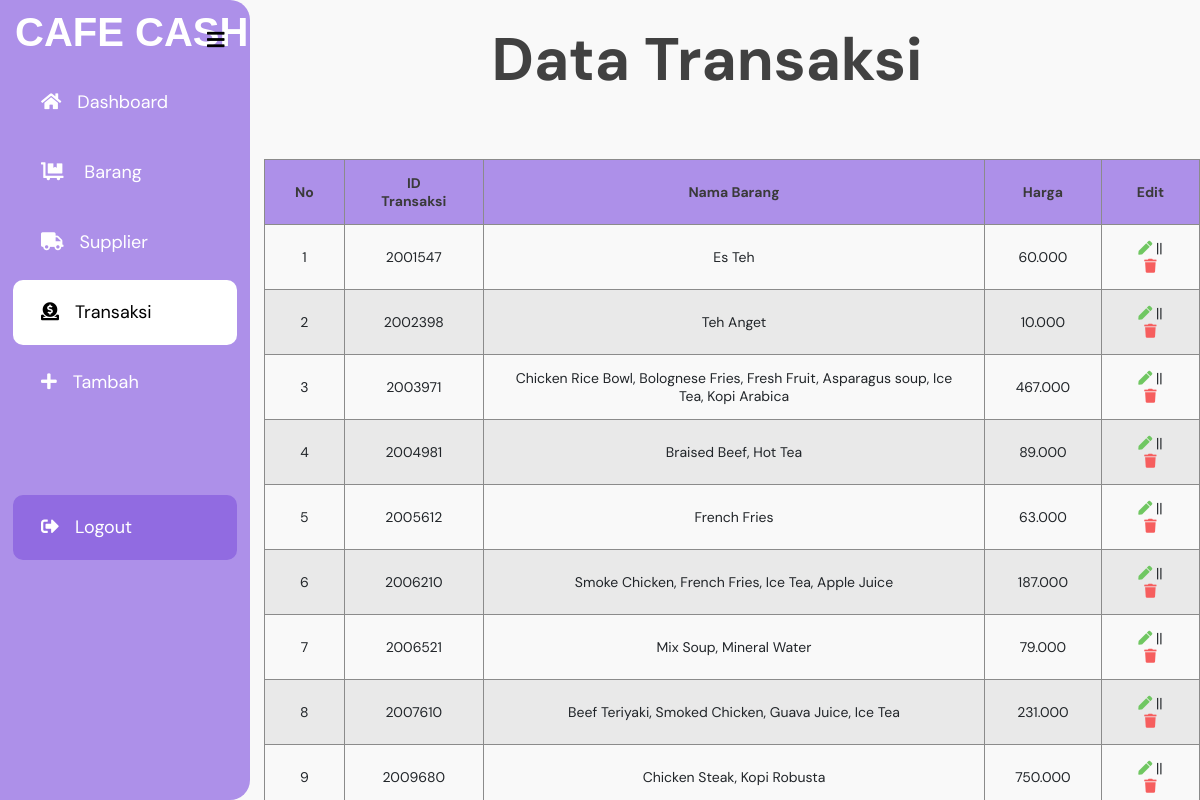
Page /transaksi.php on the committed database.
### tables this page shows
CREATE TABLE `transaksi` (
  `ID_Transaksi` int(50) NOT NULL,
  `Nama_Barang` varchar(100) NOT NULL,
  `Harga` int(50) NOT NULL
);

### transaksi.php (the view, shortened to what this page needs)
<!DOCTYPE html>
<html lang="en">
<head>
  <link rel="stylesheet" href="https://cdnjs.cloudflare.com/ajax/libs/font-awesome/5.14.0/css/all.min.css" />
  <link rel="stylesheet" href="css/menuadmin.css" />
</head>
<body>
  <?php
  $conn = mysqli_connect("localhost", "root", "", "login");
  $result = mysqli_query($conn, "SELECT * FROM transaksi");
  ?>
  <main>
    <label for="check">
      <i class="fas fa-bars" id="btn"></i>
    </label>
    <div class="sidebar">
      <div class="top">CAFE CASH</div>
      <ul>
        <li>
          <a href="homeadmin.php"><i class="fa fa-home"></i><span class="text nav-text">Dashboard</span></a>
        </li>
        <li>
          <a href="barang.php"><i class="fas fa-dolly-flatbed icon"></i>
            <span class="text nav-text">Barang</span></a>
        </li>
        <li>
          <a href="supplier.php"><i class="fas fa-truck icon"></i><span class="text nav-text">Supplier</span></a>
        </li>
        <li>
          <a style="background: #ffffff; color: rgb(0, 0, 0)" href="transaksi.php"><i class="fas fa-donate icon"></i><span class="text nav-text">Transaksi</span></a>
        </li>
        <li>
          <a href="tambah.php"><i class="fas fa-plus icon"></i><span class="text nav-text">Tambah</span></a>
        </li>
        <li class="bot">
          <a style="background-color: #916be1" href="admin.php"><i class="fas fa-sign-out-alt icon"></i><span class="text nav-text">Logout</span></a>
        </li>
      </ul>
    </div>
    <section>
      <h1>Data Transaksi</h1>
      <div>
        <table style="width:80%; text-align:center">
          <tr>
            <th>No</th>
            <th>ID Transaksi</th>
            <th>Nama Barang</th>
            <th>Harga</th>
            <th>Edit</th>
          </tr>
          <?php $i = 1; ?>
          <?php while ($row = mysqli_fetch_assoc($result)) : ?>
            <tr class="q">
              <td><?php echo $i; ?></td>
              <td><?php echo $row['ID_Transaksi'] ?></td>
              <td><?php echo $row['Nama_Barang'] ?></td>
              <td><?php echo number_format((string)$row['Harga'], 0, ",", ".") ?></td>
              <td>
                <a href="edit_transaksi.php?ID_Transaksi=<?php echo $row['ID_Transaksi'] ?>"><i style="color: #70C762;" class="fas fa-pen" id="open"></i></a> ||
                <a href="hapus_transaksi.php?ID_Transaksi=<?php echo $row['ID_Transaksi'] ?>"><i style="color: #F65E5E;" class="fas fa-trash" id="open"></i></a>
              </td>
            </tr>
            <?php $i++; ?>
          <?php endwhile; ?>
        </table>
      </div>
    </section>
  </main>
</body>
</html>

### css/menuadmin.css (style rules this page uses)
* { margin: 0; padding: 0; list-style: none; text-decoration: none; }
body { font-family: "DM Sans", sans-serif; font-size: 1rem; color: #212529; -webkit-text-size-adjust: 100%; -webkit-tap-highlight-color: transparent; background-color: #f9f9f9; }
main { display: flex; flex-wrap: nowrap; height: -webkit-fill-availeble; max-height: 100vh; overflow-x: auto; overflow-y: hidden; }
.sidebar { position: fixed; left: 0px; width: 250px; height: 100%; background: #ad90e9; border-radius: 0px 20px 20px 0px; transition: all 0.1s cubic-bezier(0, 0, 0, 0.81); overflow: hidden; }
.sidebar .top { font-family: "ubuntu", sans-serif; font-size: 40px; font-weight: 900; color: #fff; margin-top: 10px; margin-left: 15px; transition: all 0.1s cubic-bezier(0, 0, 0, 0.81); }
ul { margin-top: 15px; }
ul li { margin-top: 5px; padding: 0px 13px; transition: all 0.1s cubic-bezier(0, 0, 0, 0.81); }
.sidebar li .text { visibility: visible; opacity: 1; transition: all 0.1s cubic-bezier(0, 0, 0, 0.81); }
ul li.bot { margin-top: 5em; bottom: 0; }
.sidebar ul a { display: block; height: 100%; width: 100%; line-height: 65px; font-size: 18px; color: rgb(255, 255, 255); padding-left: 28px; box-sizing: border-box; border-radius: 10px; transition: all 0.4s cubic-bezier(0, 0, 0, 0.81); }
.sidebar ul a i { margin-right: 16px; }
label #btn { fill: #a2a2a2; position: absolute; margin-left: 3px; margin-top: 1px; cursor: pointer; border-radius: 3px; }
label #btn { z-index: 1111; left: 195px; top: 25px; font-size: 20px; color: #000000; padding: 4px 9px; transition: all 0.1s cubic-bezier(0, 0, 0, 0.81); }
section { height: 100vh; width: 100%; transition: all 0.1s; margin-left: -0px; }
section h1 { text-align: center; padding-top: 20px; font-size: 60px; color: #414141; margin-left: 200px; margin-bottom: 40px; }
section div { display: flex; justify-content: center; }
table { position: relative; margin-left: 250px; margin-top: 20px; border-collapse: collapse; border-radius: 20px; z-index: 10; }
th { background-color: #ad90e9; font-weight: 700; color: rgb(58, 58, 58); }
tr, td, th { font-size: 14px; padding: 14px 30px; border: 0.1px solid #8b8b8b; }
tr:nth-child(odd) { background-color: #e9e9e9; }

### rows in the picture
transaksi: ID_Transaksi "2001547", Nama_Barang "Es Teh", Harga "60.000"
transaksi: ID_Transaksi "2002398", Nama_Barang "Teh Anget", Harga "10.000"
transaksi: ID_Transaksi "2003971", Nama_Barang "Chicken Rice Bowl, Bolognese Fries, Fresh Fruit, Asparagus soup, Ice Tea, Kopi Arabica", Harga "467.000"
transaksi: ID_Transaksi "2004981", Nama_Barang "Braised Beef, Hot Tea", Harga "89.000"
transaksi: ID_Transaksi "2005612", Nama_Barang "French Fries", Harga "63.000"
transaksi: ID_Transaksi "2006210", Nama_Barang "Smoke Chicken, French Fries, Ice Tea, Apple Juice", Harga "187.000"
transaksi: ID_Transaksi "2006521", Nama_Barang "Mix Soup, Mineral Water", Harga "79.000"
transaksi: ID_Transaksi "2007610", Nama_Barang "Beef Teriyaki, Smoked Chicken, Guava Juice, Ice Tea", Harga "231.000"
transaksi: ID_Transaksi "2009680", Nama_Barang "Chicken Steak, Kopi Robusta", Harga "750.000"
